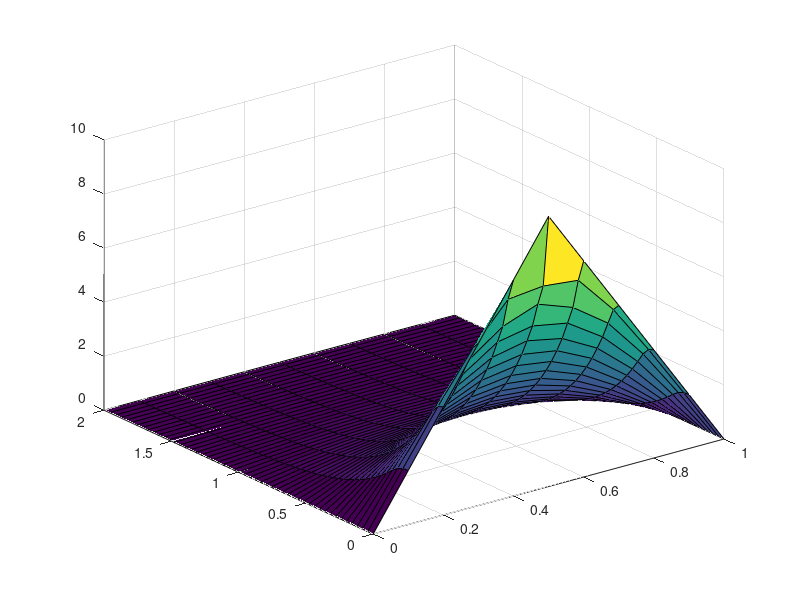

The MATLAB script that drew this image:
clear 
L=1;
dx=0.1;
imax=L/dx+1;
X=linspace(0,L,imax);
X2=linspace(0,L,imax);
% inital value
f0 = (20*X2);
f1 = (20 *(1-X));
disp(f0);
dt=0.05;
nstep=50;
D=0.25;
alpha=D*dt/(dx)^2;

e  = ones(imax,1);
B  = [-alpha*e 2*(1+alpha)*e -alpha*e];
Lx = spdiags(B,[-1 0 1],imax,imax);
B  = [alpha*e 2*(1-alpha)*e alpha*e];
Rx = spdiags(B,[-1 0 1],imax,imax);

u=zeros(length(X),nstep+1);
disp(f1);
u(:,1) = f1;        %20(1-x)
disp("ufirst");
disp(u)
u(1:6,1)= f0(1:6);  %for the first half its 20*x, so refill first half
%disp(u);
disp("usecond");

disp(u);
u(1,:)=0;
u(end,:)=0;
imax=length(X)-2;   % remove boundary point
e  = ones(imax,1);
A  = [-alpha*e 2*(1+alpha)*e -alpha*e];
Lx = spdiags(A,[-1 0 1],imax,imax);
B  = [alpha*e 2*(1-alpha)*e alpha*e];
Rx = spdiags(B,[-1 0 1],imax,imax);
disp(u);
%% CN method:
for n=2:nstep+1
    temp=zeros(imax,1);
    temp(1)=alpha*2*u(1,n);
    temp(end)=alpha*2*u(end,n);    
    u(2:end-1,n)=Lx\(Rx*u(2:end-1,n-1)+temp);
end
% display graph
t=(0:0.04:2);
[Xg,tg] = meshgrid(X,t);
figure;
surf(Xg,tg,u.');
